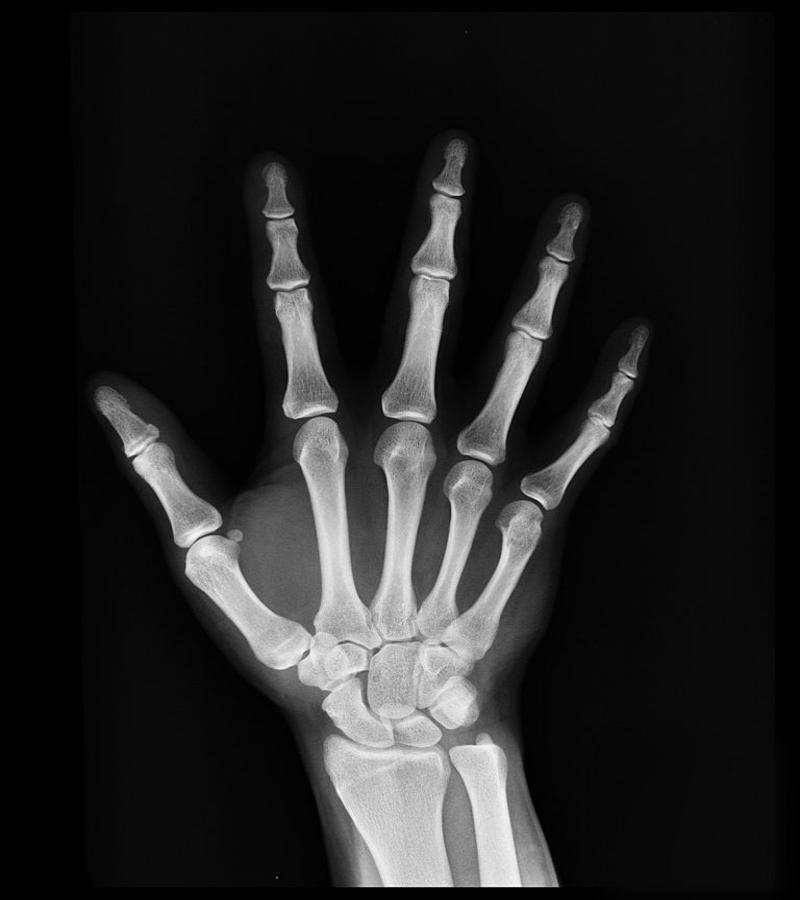
%> input picture HW02/Questions/hand_xray.jpg, 800 x 900 px
$ octave HW02_Q4.m   (GNU Octave 9; MATLAB toolbox functions it lacks are replaced by stand-ins)
%> lines starting %> are read from the running program, lines starting %| are printed output that depends on the picture
### CommonUtils/save_figure.m
function save_figure(fig,fileName)
    frame = getframe(fig);
    imwrite(frame.cdata,fileName);
end

### CommonUtils/create_figure.m
function fig = create_figure(name, pos)
if nargin < 1 || isempty(name), name='figure'; end
if nargin < 2, pos=[0.2,0.2,0.6,0.6]; end
fig = figure('Color','white', 'ToolBar', 'none', 'MenuBar', 'none', 'Units', 'normalized','NumberTitle', 'off', ...
    'outerposition',pos, 'Name', name);
end

### HW02/Q4/HW02_Q4.m
clc; clear; close all; addpath('../../CommonUtils');
Questions_folder = '../Questions/';
x = im2double(imread(fullfile(Questions_folder,'hand_xray.jpg')));
%> x: size 900x800 double; min 0, max 0.996, mean 0.142

fig = create_figure;
X = fft2(x);
X2 = conj(X);
x2 = real(ifft2(X2));
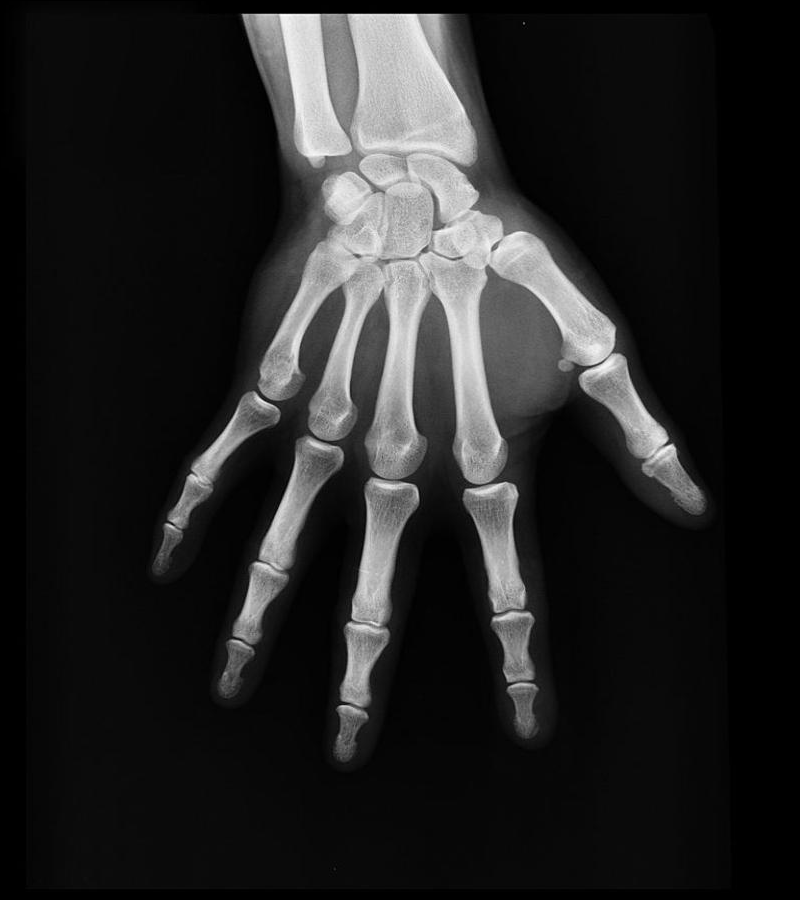
%> x2: size 900x800 double; min -4.51e-16, max 0.996, mean 0.142; drawn with min black and max white
imshowpair(x, x2, 'montage')
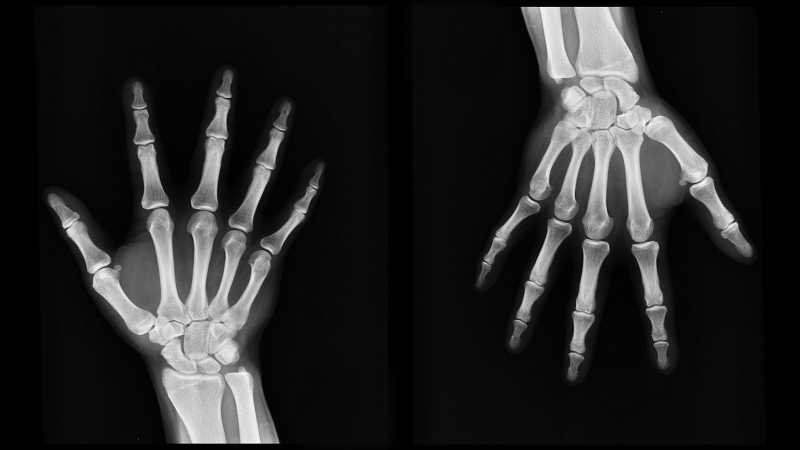
%> displayed picture: size 900x1600, on the screen's scale of 0 to 255 (shown at 1/2 size); min 0, max 255, mean 36.4
save_figure(fig, 'image rotatation.png')
%> in save_figure, `imwrite(frame.cdata,fileName);`:
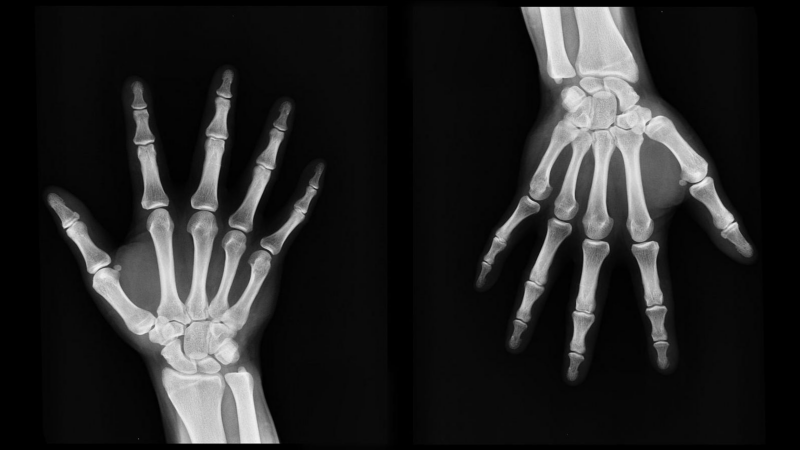
%> saved as image rotatation.png: size 450x800x3 uint8; min 0, max 245, mean 36.2

$ run again, with HW02/Questions/brain_xray.jpg copied over HW02/Questions/hand_xray.jpg
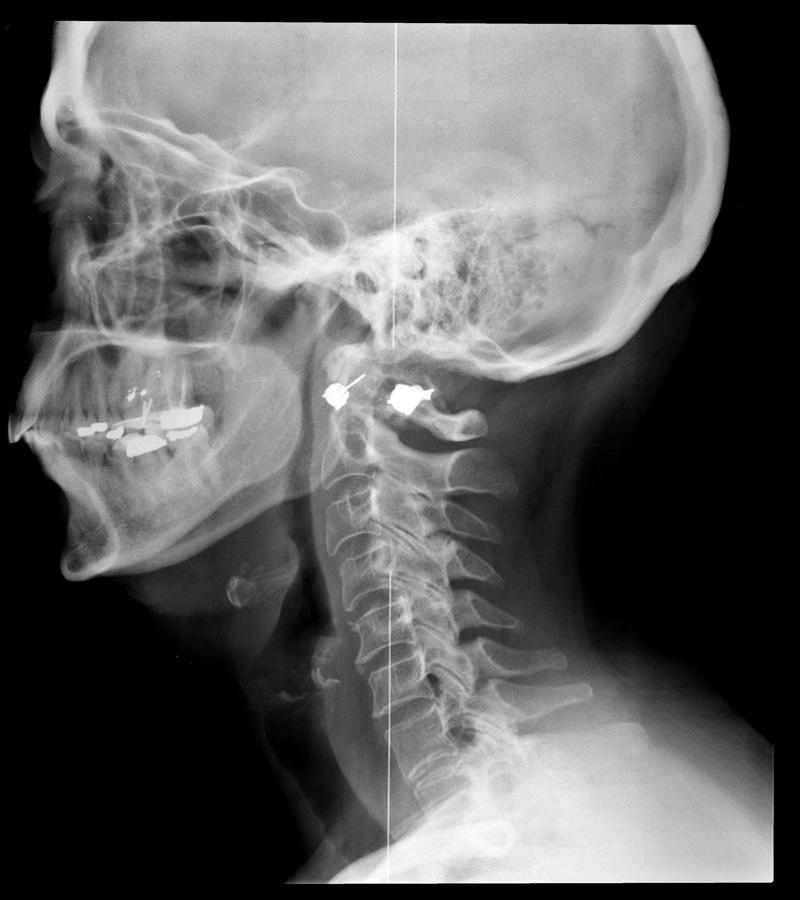
%> input picture HW02/Questions/brain_xray.jpg, 800 x 900 px
%> `x2 = real(ifft2(X2));`:
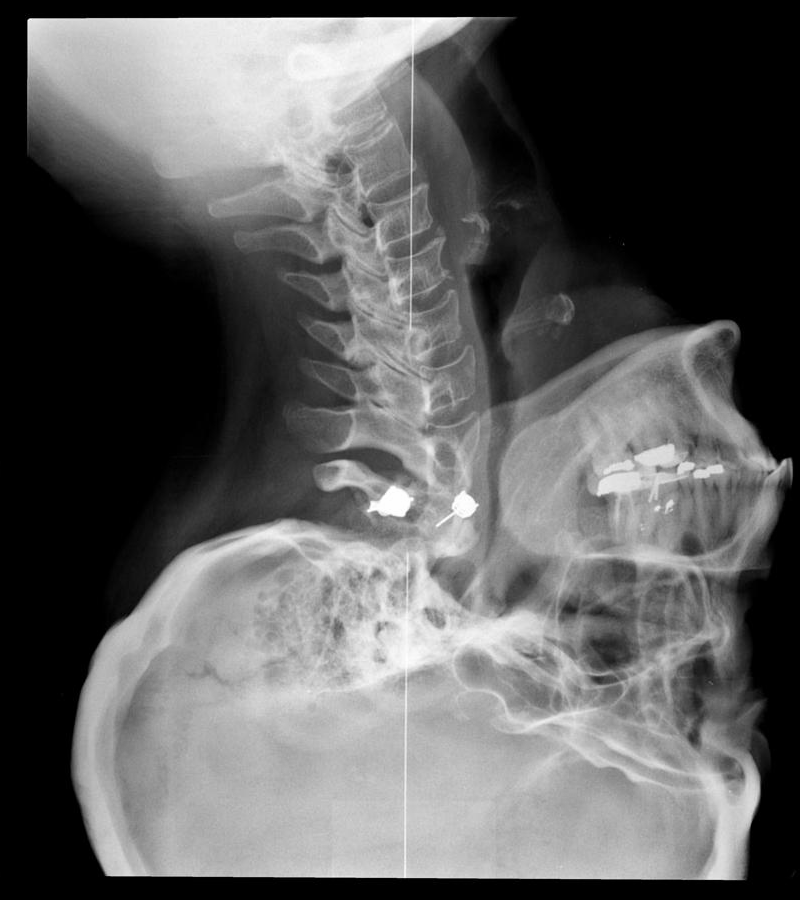
%> x2: size 900x800 double; min -8.08e-16, max 1, mean 0.372; drawn with min black and max white
%> in save_figure, `imwrite(frame.cdata,fileName);`:
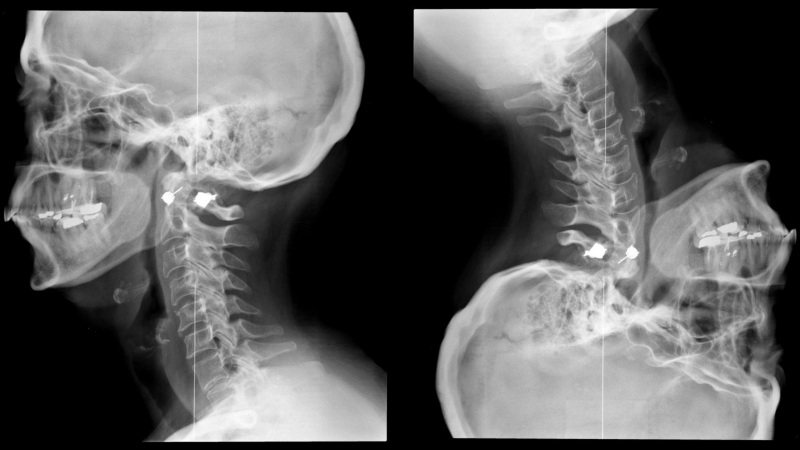
%> saved as image rotatation.png: size 450x800x3 uint8; min 0, max 255, mean 94.5
